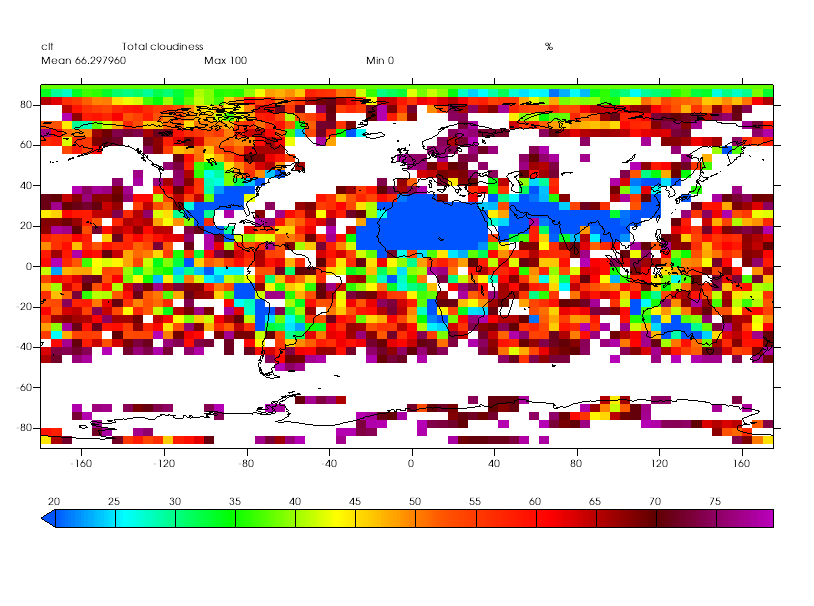

Recreate this plot in Python.

import cdms2,sys,vcs,sys,os
src=sys.argv[1]
pth = os.path.join(os.path.dirname(__file__),"..")
sys.path.append(pth)
import checkimage
x=vcs.init()
x.drawlogooff()
f=cdms2.open(vcs.sample_data+"/clt.nc")
s=f("clt",slice(0,1),squeeze=1)
b=x.createboxfill()
b.level_1=20
b.level_2=80
b.ext_1="y"
x.plot(s,b,bg=1)

fnm= "test_boxfill_lev1_lev2_ext1.png"

x.png(fnm)

print "fnm:",fnm
print "src:",src
ret = checkimage.check_result_image(fnm,src,checkimage.defaultThreshold)
sys.exit(ret)
